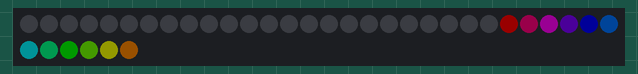
Recording of a sketch running on a simulated Arduino Uno, built with avr-gcc and run on an emulated ATmega328P. Parts: 36 RGB LEDs in strip order, left to right, continuing on the next row. Dim RGB values are drawn brighter than linear.

Above: at 0.15 s.
At 3.47 s:
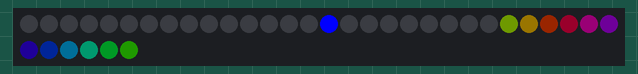
At 10.41 s:
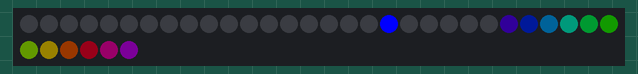
At 16.45 s:
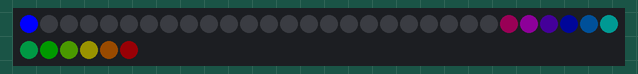
At 19.77 s:
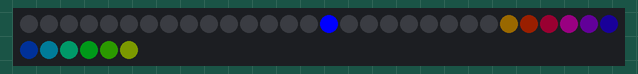
At 39.7 s:
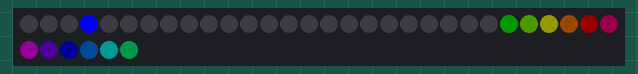

The sketch:

psychadelic_pixel_rings_withnotes.ino
```cpp
#include "lightStructs.h"
#include <Adafruit_NeoPixel.h>
//testing
const int nLEDs = 36;
Adafruit_NeoPixel pixels = Adafruit_NeoPixel(nLEDs, 9, NEO_GRB + NEO_KHZ800);
unsigned long interval = 1000;
unsigned long previousMillis=0;
//6 = pin location i.e. D6
//NEO_GRB + NEO_KHZ800 is the configuration how LED library sends information to the pixels - don't need to change this.

void setup() {
  pixels.begin();
  Serial.begin(57600);
  //begin = start up pixel
}

int offset = 0;

void loop() {
  int n;
  //Declare value and specify its type
  //n++ == n2 = n+1
  //for loop -> start condition, test, do something after each loop round.
  if ((unsigned long) (millis() - previousMillis) >= interval) {
        previousMillis = millis();

    for (n = 0 ; n < 24; n++) {

      if ((offset/4) % 24 == n)  {
        pixels.setPixelColor(n, pixels.Color(0,0,255));
      }
      else {
        pixels.setPixelColor(n, pixels.Color(0,0,0));
      }
    }
  }

  for (n = 0 ; n < 12; n++) {
    int h = (int)((float)256.0 * (float(n) / 12.0));
    RGB rgb = hsvToColour(h + offset, 255, 80);
    pixels.setPixelColor(n + 24, pixels.Color(rgb.r, rgb.g, rgb.b));
    //Same as above but for 12 pixel ring. The pixels are chained so start at 24 (12ring is pixels 24-35)
  }
  offset += 2;
  //changes speed.
  offset %= 256*24;
  // efficient looping the numbers when its max. Uses modulus.
  pixels.show();
  // This allows pixels to see data (can batch process before pixels see it).
}


RGB hsvToColour(unsigned int h, unsigned int s, unsigned int v) {
  unsigned char region, remainder, p, q, t;
  h = (h + 256) % 256;
  if (s > 255) s = 255;
  if (v > 255) v = 255;
  else v = (v * v) >> 8;
  if (s == 0) return (RGB) {
    v, v, v
  };
  region = h / 43;
  remainder = (h - (region * 43)) * 6;
  p = (v * (255 - s)) >> 8;
  q = (v * (255 - ((s * remainder) >> 8))) >> 8;
  t = (v * (255 - ((s * (255 - remainder)) >> 8))) >> 8;
  switch (region) {
    case 0:
      return (RGB) {
        v, p, t
      };
    case 1:
      return (RGB) {
        q, p, v
      };
    case 2:
      return (RGB) {
        p, t, v
      };
    case 3:
      return (RGB) {
        p, v, q
      };
    case 4:
      return (RGB) {
        t, v, p
      };
  }
  return (RGB) {
    v, q, p
  };
}
```

lightStructs.h
```cpp
struct Blob {
  int r,g,b;
  int x,y;
};

struct RGB {
  unsigned int r,g,b;
};
```
